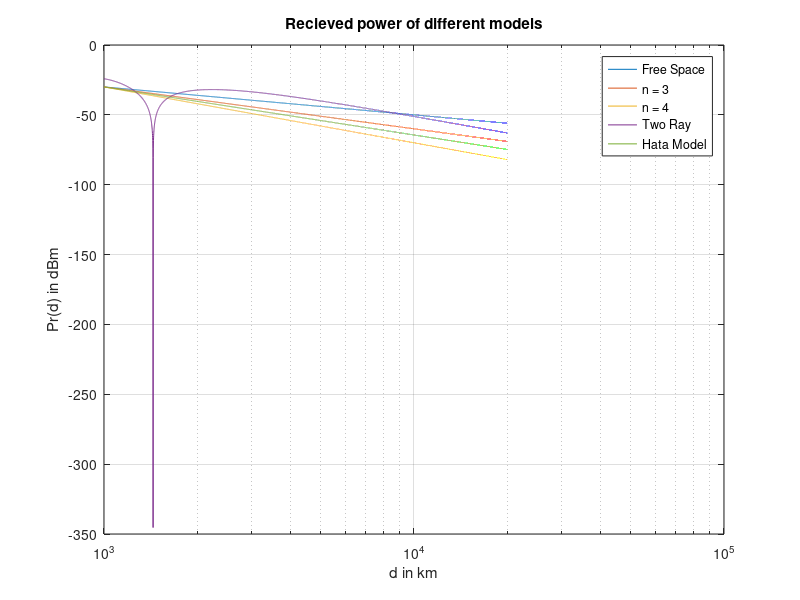
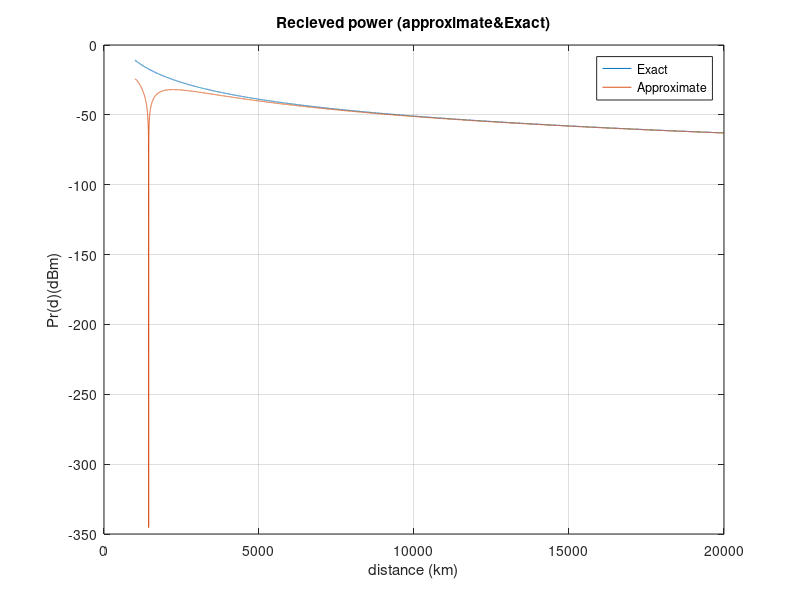

These charts were generated, in order, by the following MATLAB code:
p0 = 10^-6;
d0 = 1000;
x = 1000:1:20000;
d = 1000:1:20000;
f = 1800 * 10^6;
c = 3*10^8;
lamda = c/f;
ht = 40;
hr = 3;
gt = 1;
gr = 1;
%Free Space
pr(d) = p0*[(d0./d).^2];
pr_dbm(d) = 10*log10(pr(d)./10.^-3);
%%disp(pr_dbm(d));
%N=3
pr2(d) = p0*[(d0./d).^3];
pr_dbm2(d) = 10*log10(pr2(d)./10.^-3);

%N=4
pr3(d) = p0*[(d0./d).^4];
pr_dbm3(d) = 10*log10(pr3(d)./10.^-3);

%Two Ray
theta = ((2*pi)./lamda)*((2*ht*hr)./d);
pt = (p0*(4*pi).^2*d0.^2)./(gt*gr*lamda.^2);
num = (pt*gt*gr*(lamda.^2));
denum(d) = ((4*pi).^2)*(d.^2);
mult = 4*(sin(theta/2).^2);
pr_dbm4 =10*log10(((num./denum(d)).*mult)./10^-3);

%Hata model
% this is for A = a(ht) & Cm
A = 3.2 * log10(11.75*hr).^2 - 4.97;
Cm = 3;
L_50(d) = 46.3 +33.9*log10(f)-13.82*log10(ht)- A + (44.9 - 6.55*log10(ht))*log10(d) + Cm;
L1km_50 = 441.443;
pr_dbm5= (-30) - (L_50(d)-L1km_50);

%plot 4.23
figure(1);
semilogx(x,pr_dbm(d));
title ('Recieved power of different models');
ylabel('Pr(d) in dBm');
xlabel('d in km');
grid on;
hold on;
semilogx(x,pr_dbm2(d));
hold on;
semilogx(x,pr_dbm3(d));
hold on
semilogx(x,pr_dbm4);
hold on
semilogx(x,pr_dbm5);
hold off;
legend('Free Space', 'n = 3', 'n = 4','Two Ray','Hata Model');
%4.24
%Aproximate 
num1 = pt*gt*gr*(ht^2)*(hr^2); 
denum1 = (d).^4; 
pr=num1./denum1; 
pr_dbm6 = 10*log10(pr/10^-3);
%exact
num2 = (pt*gt*gr*(lamda.^2));
denum2(d) = ((4*pi).^2)*(d.^2);
mult2 = 4*(sin(theta/2).^2);
pr_dbm7 =10*log10(((num2./denum2(d)).*mult2)./10^-3);
%plot 4.24
%plot 
  figure(2); 
  plot(x,pr_dbm6);
  title ('Recieved power (approximate&Exact)'); 
  ylabel('Pr(d)(dBm)'); 
  xlabel('distance (km)');
  hold on; 
  grid on; 
  plot(x,pr_dbm7);
  legend('Exact', 'Approximate')